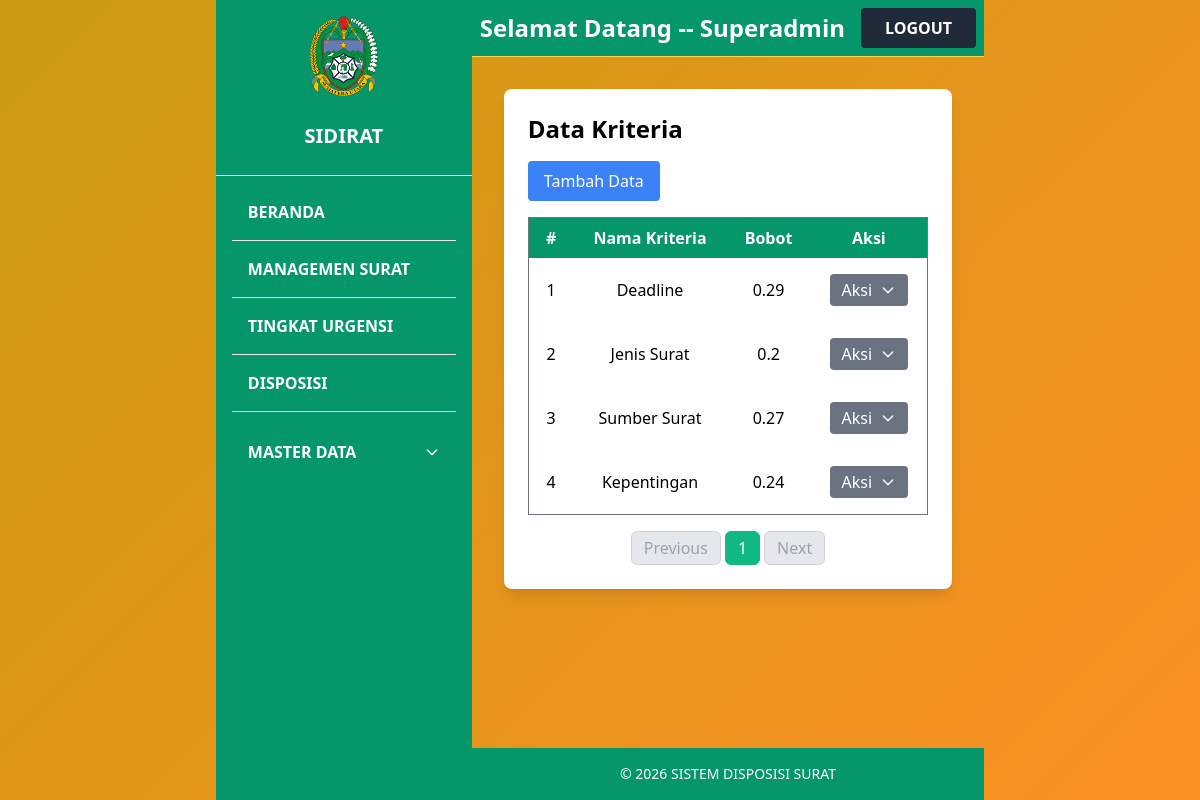
The app's page /kriteria_index/ (signed in) with its own data.
### core/models.py (models this page shows, shortened)
class Kriteria(models.Model):
    nama = models.CharField(max_length=100)
    bobot = models.FloatField()

### core/views.py (the view)
# urls.py: path('kriteria_index/', views.kriteria_index, name='kriteria_index'),
@login_required
def kriteria_index(request):
    data = Kriteria.objects.all().order_by('-id')
    paginator = Paginator(data, 5)
    page_number = request.GET.get('page')
    page_obj = paginator.get_page(page_number)
    return render(request, 'kriteria/kriteria_index.html', {'page_obj': page_obj})

### spk_surat/context_processors.py (called while the page is built)
def disposisi_notification(request):
    pending_disposisi_count = 0
    is_kabid = False
    if request.user.is_authenticated:
        is_kabid = request.user.groups.filter(name='Kabid').exists()
        surat_dengan_ranking = Hasil.objects.values_list('surat_id', flat=True)
        pending_disposisi_count = Surat.objects.filter(
            id__in=surat_dengan_ranking
        ).filter(
            Q(disposisi__isnull=True) |
            Q(disposisi__tujuan__isnull=True) |
            Q(disposisi__tujuan='')
        ).distinct().count()
    return {
        'pending_disposisi_count': pending_disposisi_count,
        'is_user_kabid': is_kabid,
    }

### templates/kriteria/kriteria_index.html (shortened to what this page needs)
{% extends 'base.html' %}
{% block content %}
<div class="bg-white shadow-lg rounded-lg p-6">
  <div class="flex justify-between space-x-2 mb-4">
    <h2 class="text-2xl font-bold text-black">Data Kriteria</h2>
  </div>
    <div class="flex justify-between space-x-2 mb-4">
        <a href="{% url 'kriteria_tambah' %}" class="bg-blue-500 hover:bg-blue-600 text-white px-4 py-2 rounded">Tambah Data</a>
    </div>
    <table class="w-full border border-gray-500 border-collapse">
        <thead>
        <tr class="bg-green-600 text-white">
            <th class="py-2 px-4 text-center">#</th>
            <th class="py-2 px-4 text-center">Nama Kriteria</th>
            <th class="py-2 px-4 text-center">Bobot</th>
            <th class="py-2 px-4 text-center">Aksi</th>
        </tr>
        </thead>
        <tbody>
        {% for kriteria in page_obj %}
            <tr>
                <td class="text-center py-2 px-4">{{ forloop.counter }}</td>
                <td class="text-center py-2 px-4">{{ kriteria.nama }}</td>
                <td class="text-center py-2 px-4">{{ kriteria.bobot }}</td>
                <td class="text-center py-4 px-4">
                  <div x-data="{ open: false }" class="relative inline-block text-left">
                  <button @click="open = !open"
                          class="bg-gray-500 hover:bg-gray-600 text-white py-1 px-3 rounded inline-flex items-center">
                    Aksi
                    <svg class="w-4 h-4 ml-2" fill="none" stroke="currentColor" viewBox="0 0 24 24">
                      <path stroke-linecap="round" stroke-linejoin="round" stroke-width="2"
                            d="M19 9l-7 7-7-7"/>
                    </svg>
                  </button>
                  </div>
                </td>
            </tr>
        {% empty %}
            <tr>
                <td colspan="4" class="text-center py-4">Belum ada data kriteria</td>
            </tr>
        {% endfor %}
        </tbody>
    </table>
<div class="flex justify-center mt-4">
  <nav class="inline-flex space-x-1">
    {% if page_obj.has_previous %}
      <a href="?page={{ page_obj.previous_page_number }}"
         class="px-3 py-1 rounded-md border border-gray-300 bg-white text-gray-700 hover:bg-gray-100">
        Previous
      </a>
    {% else %}
      <span class="px-3 py-1 rounded-md border border-gray-300 bg-gray-200 text-gray-400 cursor-not-allowed">
        Previous
      </span>
    {% endif %}
    {% for num in page_obj.paginator.page_range %}
      {% if page_obj.number == num %}
        <span class="px-3 py-1 rounded-md border border-green-500 bg-green-500 text-white">
          {{ num }}
        </span>
      {% else %}
        <a href="?page={{ num }}"
           class="px-3 py-1 rounded-md border border-gray-300 bg-white text-gray-700 hover:bg-gray-100">
          {{ num }}
        </a>
      {% endif %}
    {% endfor %}
    {% if page_obj.has_next %}
      <a href="?page={{ page_obj.next_page_number }}"
         class="px-3 py-1 rounded-md border border-gray-300 bg-white text-gray-700 hover:bg-gray-100">
        Next
      </a>
    {% else %}
      <span class="px-3 py-1 rounded-md border border-gray-300 bg-gray-200 text-gray-400 cursor-not-allowed">
        Next
      </span>
    {% endif %}
  </nav>
</div>
</div>
{% endblock %}

### templates/base.html (shortened to what this page needs)
{% load group_filters %}
{% load static %}
{% load disposisi_filters %}
<!DOCTYPE html>
<html lang="id">
<head>
  <link href="https://cdn.jsdelivr.net/npm/tailwindcss@2.2.19/dist/tailwind.min.css" rel="stylesheet">
  <link rel="stylesheet" href="{% static 'css/style.css' %}">
  <link href="https://cdn.jsdelivr.net/npm/select2@4.1.0-rc.0/dist/css/select2.min.css" rel="stylesheet">
</head>
<body class="bg-yellow-50 font-sans">
  <div class="flex min-h-screen">
    <aside class="w-64 bg-green-600 text-white flex flex-col justify-between">
      <div class="h-25 flex items-center justify-center text-xl pt-4">
          <img src="{% static 'img/pemprovsu.png' %}" alt="Logo" class="h-20 w-auto object-contain">
      </div>
      <div class="h-20 flex items-center justify-center text-center px-2 text-xl font-bold border-b border-white">SIDIRAT</div>
      <nav class="flex-1 p-4 space-y-2">
          <a href="{% url 'beranda' %}" class="block py-2 px-4 hover:bg-white rounded hover:text-yellow-700 font-semibold">BERANDA</a>
          <hr>
          <a href="{% url 'surat_list' %}" class="block py-2 px-4 hover:bg-white rounded hover:text-yellow-700 font-semibold">MANAGEMEN SURAT</a>
          <hr>
          <a href="{% url 'hasil' %}" class="block py-2 px-4 hover:bg-white rounded hover:text-yellow-700 font-semibold">
          TINGKAT URGENSI
          </a>
          <hr>
          <a href="{% url 'disposisi_index' %}" class="block py-2 px-4 hover:bg-white rounded hover:text-yellow-700 font-semibold">DISPOSISI</a>
          {% if user.is_superuser %}
          <hr>
          <div x-data="{ open: false }" class="px-2 py-2">
            <button @click="open = !open" class="w-full flex justify-between items-center py-3 px-2 rounded">
              <span class="font-semibold">MASTER DATA</span>
              <svg :class="{'rotate-180': open}" class="w-4 h-4 transform transition-transform" fill="none" stroke="currentColor" viewBox="0 0 24 24">
                <path stroke-linecap="round" stroke-linejoin="round" stroke-width="2" d="M19 9l-7 7-7-7"/>
              </svg>
            </button>
          </div>
          {% endif %}
        </nav>
    </aside>
    <div class="flex flex-col flex-1">
      <nav class="w-full bg-green-600 p-2 flex justify-between items-center border-b border-yellow-300">
  <div class="flex items-center space-x-4">
    <span class="text-white font-semibold text-2xl">
      Selamat Datang -- {{ user.username }}
    </span>
    <form action="{% url 'logout' %}" method="post">
      <button type="submit" class="bg-gray-800 hover:bg-gray-700 text-white font-bold py-2 px-6 rounded">
        LOGOUT
      </button>
    </form>
  </div>
</nav>
      <main class="flex-1 p-8">
      {% block content %}{% endblock %}
      </main>
    <footer class="bg-green-600 text-white py-4">
    <div class="container mx-auto flex flex-col md:flex-row justify-center items-center px-6">
      <p class="text-sm">&copy; 2026 SISTEM DISPOSISI SURAT</p>
    </div>
    </footer>
    </div>
  </div>
</body>
</html>

### media/static/style.css (style rules this page uses)
body { margin: 0; height: 100vh; display: flex; align-items: center; justify-content: center; background: linear-gradient(135deg, #cb9c11 0%, #fc9025 100%); font-family: Arial, sans-serif; }

### records on screen
Kriteria: nama "Deadline", bobot "0.29"
Kriteria: nama "Jenis Surat", bobot "0.2"
Kriteria: nama "Sumber Surat", bobot "0.27"
Kriteria: nama "Kepentingan", bobot "0.24"

### other values on screen
{{ user.username }} "Superadmin"
{{ num }} "1"
